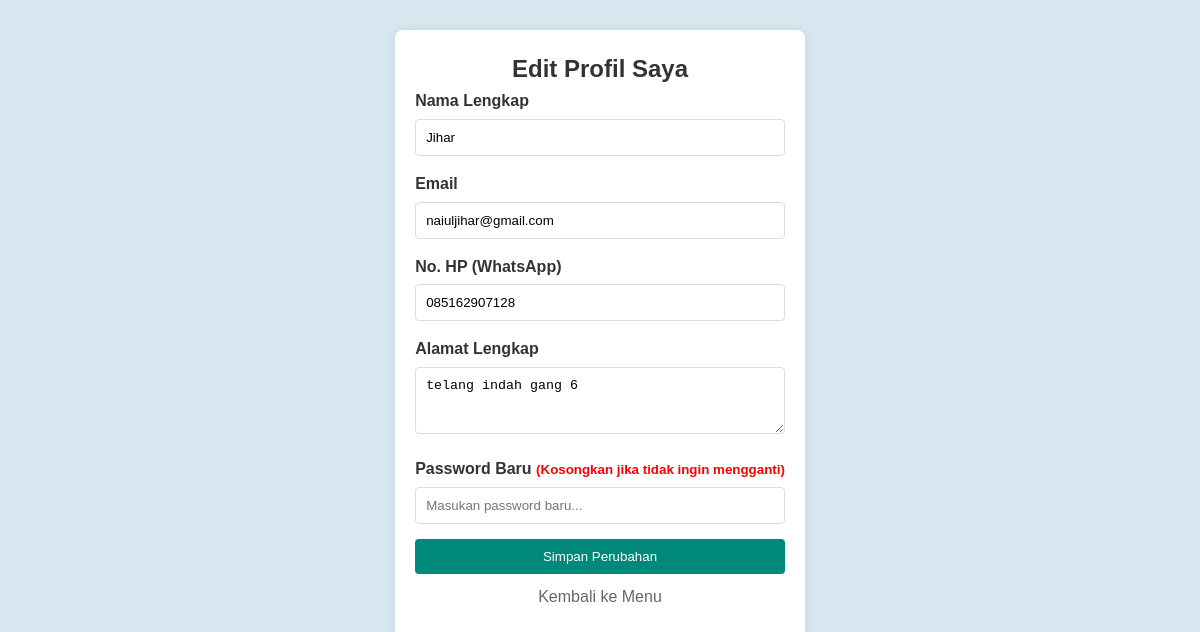
/frontend/pages/user/profile.php (signed in), run on the app's committed database.
### tables this page shows
CREATE TABLE `users` (
  `id_users` int NOT NULL,
  `nama_lengkap` varchar(100) NOT NULL,
  `username` varchar(50) NOT NULL,
  `password` varchar(255) NOT NULL,
  `email` varchar(100) DEFAULT NULL,
  `no_hp` varchar(20) DEFAULT NULL,
  `alamat` text,
  `role` enum('admin','user') DEFAULT 'user',
  `created_at` timestamp NULL DEFAULT CURRENT_TIMESTAMP,
  `updated_at` timestamp NULL DEFAULT CURRENT_TIMESTAMP ON UPDATE CURRENT_TIMESTAMP
);

### frontend/pages/user/profile.php (the view, shortened to what this page needs)
<?php
require_once '../../../backend/config/koneksi.php';
$id_user = $_SESSION['id_users'];
$query = "SELECT * FROM users WHERE id_users = '$id_user'";
$result = $koneksi->query($query);
$data = $result->fetch_assoc();
?>
<!DOCTYPE html>
<html lang="id">
<head>
    <link rel="stylesheet" href="../../css/styles.css">
</head>
<body>
<div class="profile-container">
    <h2 style="text-align: center;">Edit Profil Saya</h2>
    <form action="" method="POST">
        <div class="form-group">
            <label>Nama Lengkap</label>
            <input type="text" name="nama_lengkap" value="<?= $data['nama_lengkap'] ?>" required>
        </div>
        <div class="form-group">
            <label>Email</label>
            <input type="email" name="email" value="<?= $data['email'] ?>">
        </div>
        <div class="form-group">
            <label>No. HP (WhatsApp)</label>
            <input type="text" name="no_hp" value="<?= $data['no_hp'] ?>">
        </div>
        <div class="form-group">
            <label>Alamat Lengkap</label>
            <textarea name="alamat" rows="3"><?= $data['alamat'] ?></textarea>
        </div>
        <div class="form-group">
            <label>Password Baru <small style="color: red;">(Kosongkan jika tidak ingin mengganti)</small></label>
            <input type="password" name="password" placeholder="Masukan password baru...">
        </div>
        <button type="submit" name="update_profile" class="btn-save">Simpan Perubahan</button>
        <a href="index.php" class="btn-back">Kembali ke Menu</a>
    </form>
</div>
</body>
</html>

### frontend/css/styles.css (style rules this page uses)
:root { --warna-primer: #00897b; --warna-latar-halaman: #D7E7F0; --warna-latar-konten: #ffffff; --warna-teks: #333333; --warna-sekunder: #4a4a4a; --warna-teks-nav: #8a8a8a; --warna-latar-abu: #f3f3f3; --warna-harga-diskon: #dc3545; }
* { margin: 0; padding: 0; box-sizing: border-box; }
body { background-color: var(--warna-latar-halaman); font-family: Arial, sans-serif; color: var(--warna-teks); line-height: 1.6; display: flex; justify-content: center; min-height: 100vh; }

### frontend/pages/user/profile.php (style rules this page uses)
.profile-container { max-width: 600px; margin: 30px auto; padding: 20px; background: #fff; border-radius: 8px; box-shadow: 0 2px 10px rgba(0,0,0,0.1); }
.form-group { margin-bottom: 15px; }
.form-group label { display: block; margin-bottom: 5px; font-weight: bold; }
.form-group input, .form-group textarea { width: 100%; padding: 10px; border: 1px solid #ddd; border-radius: 4px; }
.btn-save { background: var(--warna-primer, #009688); color: white; padding: 10px 20px; border: none; cursor: pointer; border-radius: 4px; width: 100%; }
.btn-back { display: block; text-align: center; margin-top: 10px; color: #666; text-decoration: none; }

### data on the page
users: nama_lengkap "Jihar", email "naiuljihar@gmail.com", no_hp "085162907128", alamat "telang indah gang 6"
